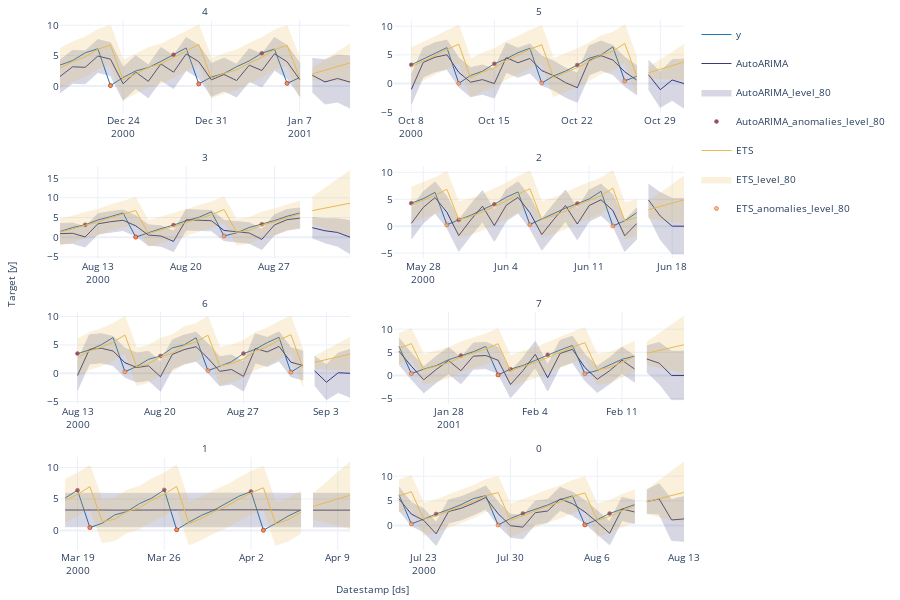

Write notebook code for a chart like this one.
### Code cell
#| hide
fcst.plot(fcst.forecast_fitted_values(),
          forecasts_df=fcsts_df,
          models=['AutoARIMA', 'ETS'], level=[80], 
          max_insample_length=20,
          plot_anomalies=True)
